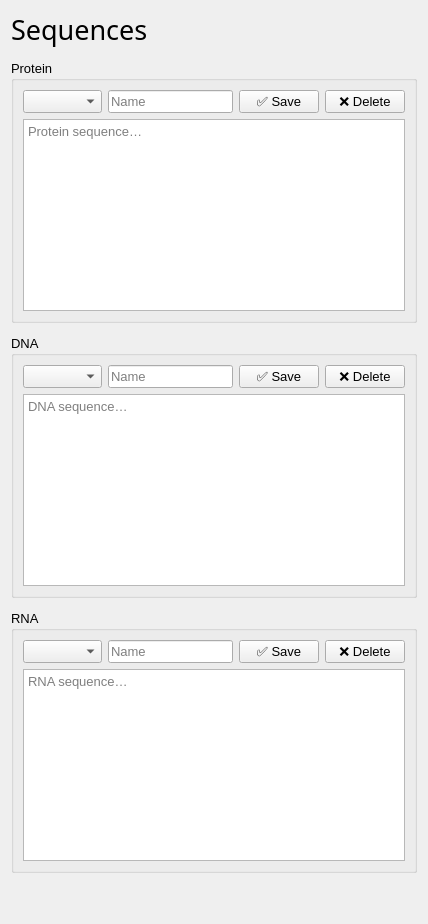
      <widget class="QWidget" name="pageSequences">
       <layout class="QVBoxLayout" name="sequencesPageLayout">
        <property name="spacing">
         <number>12</number>
        </property>
        <item>
         <widget class="QLabel" name="sequencesHeader">
          <property name="font">
           <font>
            <family>Arial Black</family>
            <pointsize>20</pointsize>
           </font>
          </property>
          <property name="text">
           <string>Sequences</string>
          </property>
         </widget>
        </item>
        <item>
         <widget class="QGroupBox" name="proteinSeqGroup">
          <property name="font">
           <font>
            <family>Arial</family>
            <pointsize>10</pointsize>
           </font>
          </property>
          <property name="title">
           <string>Protein</string>
          </property>
          <layout class="QVBoxLayout" name="proteinSeqGroupLayout">
           <item>
            <layout class="QHBoxLayout" name="proteinSeqTopRow">
             <item>
              <widget class="QComboBox" name="proteinSeqDropdown"/>
             </item>
             <item>
              <widget class="QLineEdit" name="proteinSeqName">
               <property name="placeholderText">
                <string>Name</string>
               </property>
              </widget>
             </item>
             <item>
              <widget class="QPushButton" name="proteinSeqSaveButton">
               <property name="text">
                <string>✅ Save</string>
               </property>
              </widget>
             </item>
             <item>
              <widget class="QPushButton" name="proteinSeqDeleteButton">
               <property name="text">
                <string>❌ Delete</string>
               </property>
              </widget>
             </item>
            </layout>
           </item>
           <item>
            <widget class="QPlainTextEdit" name="proteinSeqEditor">
             <property name="placeholderText">
              <string>Protein sequence…</string>
             </property>
            </widget>
           </item>
          </layout>
         </widget>
        </item>
        <item>
         <widget class="QGroupBox" name="dnaSeqGroup">
          <property name="font">
           <font>
            <family>Arial</family>
            <pointsize>10</pointsize>
           </font>
          </property>
          <property name="title">
           <string>DNA</string>
          </property>
          <layout class="QVBoxLayout" name="dnaSeqGroupLayout">
           <item>
            <layout class="QHBoxLayout" name="dnaSeqTopRow">
             <item>
              <widget class="QComboBox" name="dnaSeqDropdown"/>
             </item>
             <item>
              <widget class="QLineEdit" name="dnaSeqName">
               <property name="placeholderText">
                <string>Name</string>
               </property>
              </widget>
             </item>
             <item>
              <widget class="QPushButton" name="dnaSeqSaveButton">
               <property name="text">
                <string>✅ Save</string>
               </property>
              </widget>
             </item>
             <item>
              <widget class="QPushButton" name="dnaSeqDeleteButton">
               <property name="text">
                <string>❌ Delete</string>
               </property>
              </widget>
             </item>
            </layout>
           </item>
           <item>
            <widget class="QPlainTextEdit" name="dnaSeqEditor">
             <property name="placeholderText">
              <string>DNA sequence…</string>
             </property>
            </widget>
           </item>
          </layout>
         </widget>
        </item>
        <item>
         <widget class="QGroupBox" name="rnaSeqGroup">
          <property name="font">
           <font>
            <family>Arial</family>
            <pointsize>10</pointsize>
           </font>
          </property>
          <property name="title">
           <string>RNA</string>
          </property>
          <layout class="QVBoxLayout" name="rnaSeqGroupLayout">
           <item>
            <layout class="QHBoxLayout" name="rnaSeqTopRow">
             <item>
              <widget class="QComboBox" name="rnaSeqDropdown"/>
             </item>
             <item>
              <widget class="QLineEdit" name="rnaSeqName">
               <property name="placeholderText">
                <string>Name</string>
               </property>
              </widget>
             </item>
             <item>
              <widget class="QPushButton" name="rnaSeqSaveButton">
               <property name="text">
                <string>✅ Save</string>
               </property>
              </widget>
             </item>
             <item>
              <widget class="QPushButton" name="rnaSeqDeleteButton">
               <property name="text">
                <string>❌ Delete</string>
               </property>
              </widget>
             </item>
            </layout>
           </item>
           <item>
            <widget class="QPlainTextEdit" name="rnaSeqEditor">
             <property name="placeholderText">
              <string>RNA sequence…</string>
             </property>
            </widget>
           </item>
          </layout>
         </widget>
        </item>
        <item>
         <spacer name="seqBottomSpacer">
          <property name="orientation">
           <enum>Qt::Vertical</enum>
          </property>
          <property name="sizeHint" stdset="0">
           <size>
            <width>20</width>
            <height>40</height>
           </size>
          </property>
         </spacer>
        </item>
       </layout>
      </widget>
